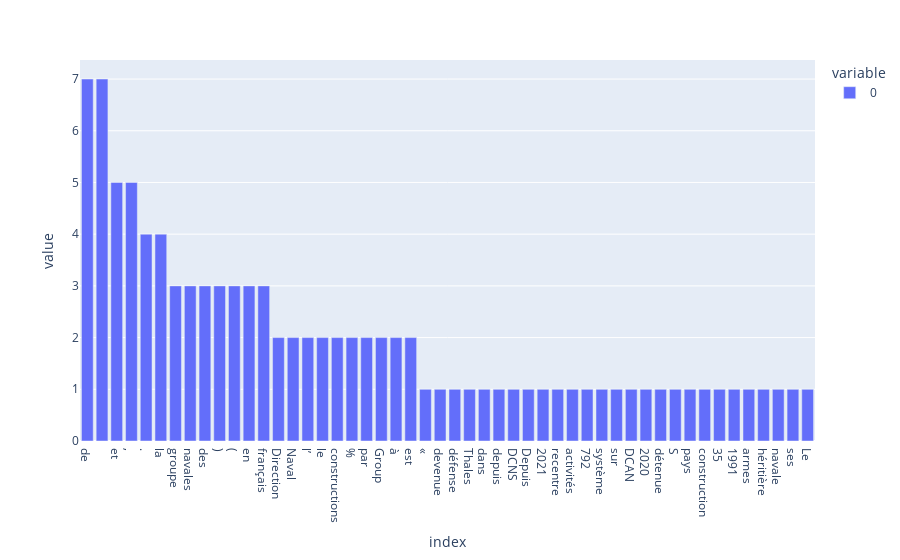

Notebook code cell kept with this figure:
### Markdown cell above
**Exercice** : en utilisant la fonction `show_most_frequent_tokens`, afficher la liste des tokens les plus fréquent dans le texte.

### Code cell
show_most_frequent_tokens(tokens) # TODO

### Figure 1 — Plotly figure (JSON) as saved in the notebook; plotly's stock layout.template omitted (floating-point values rounded to 4 significant figures)
{"data": [{"alignmentgroup": "True", "hovertemplate": "variable=0<br>index=%{x}<br>value=%{y}<extra></extra>", "legendgroup": "0", "marker": {"color": "#636efa", "pattern": {"shape": ""}}, "name": "0", "offsetgroup": "0", "orientation": "v", "showlegend": true, "textposition": "auto", "type": "bar", "x": ["de", "\n", "et", ",", ".", "la", "groupe", "navales", "des", ")", "(", "en", "français", "Direction", "Naval", "l’", "le", "constructions", "%", "par", "Group", "à", "est", "«", "devenue", "défense", "Thales", "dans", "depuis", "DCNS", "Depuis", "2021", "recentre", "activités", "792", "système", "sur", "DCAN", "2020", "détenue", "S", "pays", "construction", "35", "1991", "armes", "héritière", "navale", "ses", "Le"], "xaxis": "x", "y": [7, 7, 5, 5, 4, 4, 3, 3, 3, 3, 3, 3, 3, 2, 2, 2, 2, 2, 2, 2, 2, 2, 2, 1, 1, 1, 1, 1, 1, 1, 1, 1, 1, 1, 1, 1, 1, 1, 1, 1, 1, 1, 1, 1, 1, 1, 1, 1, 1, 1], "yaxis": "y"}], "layout": {"barmode": "relative", "legend": {"title": {"text": "variable"}, "tracegroupgap": 0}, "margin": {"t": 60}, "xaxis": {"anchor": "y", "domain": [0, 1], "title": {"text": "index"}}, "yaxis": {"anchor": "x", "domain": [0, 1], "title": {"text": "value"}}}}
